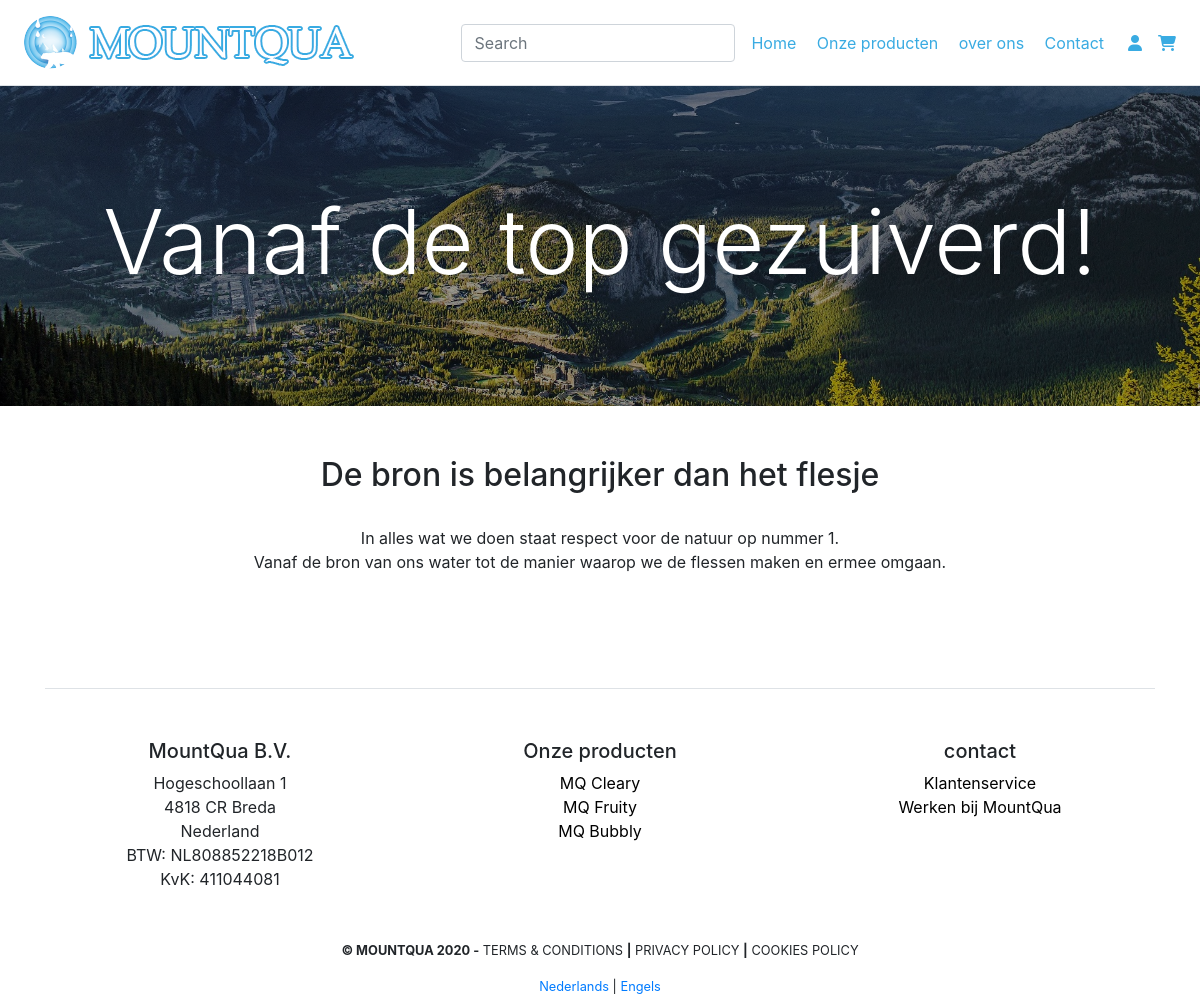
The page / on the database its author committed.
### tables this page shows
CREATE TABLE `bedrijf` (
  `BedrijfID` int(11) NOT NULL,
  `Plaats` varchar(255) DEFAULT NULL,
  `Postcode` varchar(255) DEFAULT NULL,
  `Land` varchar(255) NOT NULL,
  `Btw` varchar(255) NOT NULL,
  `Kvk` varchar(255) NOT NULL,
  `Email` varchar(255) DEFAULT NULL,
  `Telefoon` varchar(255) DEFAULT NULL,
  `Bedrijfsnaam` varchar(255) DEFAULT NULL,
  `Titel` varchar(255) NOT NULL,
  `Subtitel` varchar(255) NOT NULL,
  `Content` varchar(255) NOT NULL
);

### app/controllers/Pages.php (called while the page is built, shortened)
<?php
  class Pages extends Controller{
    public function __construct(){
      $this->companyModel = $this->model('CompanyModel');
    }
    public function index(){
      $company = $this->companyModel->get(1);
      $data = [
        'company' => $company,
      ];
      $this->view('pages/index', $data);
    }
}

### app/libraries/Core.php (called while the page is built, shortened)
<?php
  class Core {
    protected $currentMethod = 'index';
    public function __construct(){
      $url = $this->getUrl();
      $this->currentController = new $this->currentController;
      $this->params = $url ? array_values($url) : [];
      call_user_func_array([$this->currentController, $this->currentMethod], $this->params);
    }
  }

### public/index.php (called while the page is built, shortened)
<?php
  $init = new Core;

### app/libraries/Database.php (called while the page is built, shortened)
<?php
class Database {
	private $host = DB_HOST;
	private $user = DB_USER;
	private $pass = DB_PASS;
	private $dbname = DB_NAME;
	private $dbh;
	private $stmt;
	public function __construct() {
		$dsn = 'mysql:host=' . $this->host . ';dbname=' . $this->dbname;
		$options = array (
			PDO::ATTR_PERSISTENT => true,
			PDO::ATTR_ERRMODE => PDO::ERRMODE_EXCEPTION
		);
		try {
			$this->dbh = new PDO ($dsn, $this->user, $this->pass, $options);
		}
		catch ( PDOException $e ) {
			$this->error = $e->getMessage();
		}
	}
	public function query($query) {
		$this->stmt = $this->dbh->prepare($query);
	}
	public function execute(){
		return $this->stmt->execute();
	}
	public function single(){
		$this->execute();
		return $this->stmt->fetch(PDO::FETCH_OBJ);
	}
}

### app/models/CompanyModel.php (called while the page is built)
<?php
  class CompanyModel {
    private $db;
    public function __construct(){
      $this->db = new Database;
    }
    public function get($id) {
      $this->db->query("SELECT * FROM bedrijf WHERE BedrijfID = $id");
      $row = $this->db->single();
      return $row;
    }
  }

### app/views/pages/index.php (the view, shortened to what this page needs)
<?php require APPROOT . '/views/inc/header.php'; ?>
    <header>
        <div class="overlay"></div>
        <img src="<?php echo URLROOT; ?>/public/img/141251.jpg"></img>
        <div class="container h-100">
            <div class="d-flex h-100 text-center align-items-center">
                <div class="w-100 text-white">
                    <h1 class="display-4"><?php echo $data['company']->Titel; ?></h1>
                </div>
            </div>
        </div>
    </header>
    <div class="container">
        <div class="row">
            <div class="col-lg-12 col-md-12 col-sm-12 col-xs-12">
                <center>
                    <h2><?php echo $data['company']->Subtitel; ?></h2><br>
                    <p>
                        <?php echo $data['company']->Content; ?>
                    </p>
                </center>
            </div>
        </div>
        <div class="row">
            <div class="pt-md-5 col-lg-6 col-md-6 col-sm-6 col-xs-12">
            </div>
            <div class="pt-md-5 col-lg-6 col-sm-6 col-xs-12">
            </div>
        </div>
        <?php require APPROOT . '/views/inc/footer.php'; ?>

### public/css/levi.css (style rules this page uses)
header { position: relative; background-color: black; height: 320px; min-height: 320px; width: 100%; overflow: hidden; }
.w-100.text-white { z-index: 1; }
h1.display-4 { font-weight: 350; font-size: 90px; }
header img { position: absolute; top: 50%; left: 50%; min-width: 100%; min-height: 100%; width: 100%; height: auto; z-index: 0; -ms-transform: translateX(-50%) translateY(-50%); -moz-transform: translateX(-50%) translateY(-50%); -webkit-transform: translateX(-50%) translateY(-50%); transform: translateX(-50%) translateY(-50%); }
header .container { z-index: 2; }
header .overlay { position: absolute; top: 0; left: 0; height: 100%; width: 100%; background-color: black; opacity: 0.4; z-index: 1; }
.row { margin-top: 50px; }

### rows shown on the page
bedrijf: Titel "Vanaf de top gezuiverd!", Subtitel "De bron is belangrijker dan het flesje", Content "In alles wat we doen staat respect voor de natuur op nummer 1. Vanaf de bron van ons water tot de manier waarop we de flessen maken en ermee omgaan."

### other values the page prints
$lang['onze_producten'] "Onze producten"
$lang['over_ons'] "over ons"
$lang['klantenservice'] "Klantenservice"
$lang['werkenbij'] "Werken bij MountQua"
$lang['nederlands'] "Nederlands"
$lang['engels'] "Engels"
